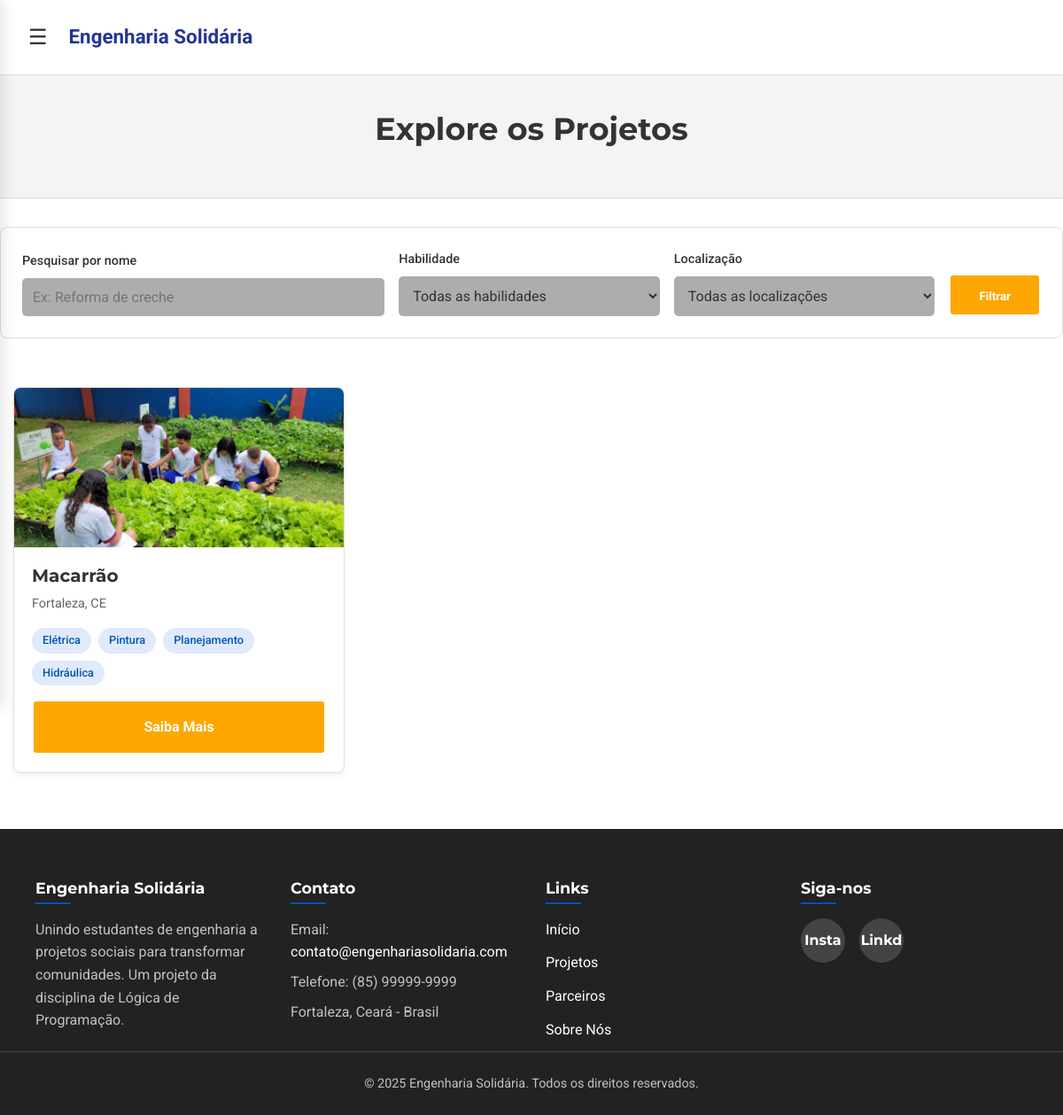
Page /projetos on the committed database.
### ES/models.py (models this page shows, shortened)
class Project(db.Model):
    id = db.Column(db.Integer, primary_key=True)
    title = db.Column(db.String(150), nullable=False)
    description = db.Column(db.Text, nullable=False)
    location = db.Column(db.String(100), nullable=False)
    status = db.Column(db.String(50), nullable=False, default='Não Inicializada')
    work_date = db.Column(db.Date, nullable=True)
    responsible_org = db.Column(db.String(150), nullable=True)
    responsible_contact = db.Column(db.String(100), nullable=True)
    voluntarios = db.relationship('User', secondary=inscricoes, back_populates='projects')
    required_skills = db.relationship('Skill', secondary=project_skills, lazy='subquery', backref=db.backref('projects', lazy=True))

class Skill(db.Model):
    id = db.Column(db.Integer, primary_key=True)
    name = db.Column(db.String(50), unique=True, nullable=False)

### ES/routes/routes_project.py (the view)
@dp.route('/projetos')
def projetos():
    todos_os_projetos = Project.query.all()
    todas_as_skills = Skill.query.order_by(Skill.name).all()
    locations_tuples = db.session.query(Project.location).distinct().order_by(Project.location).all()
    todas_as_localizacoes = [loc[0] for loc in locations_tuples if loc[0]]
    return render_template(
        'projetos.html',
        logged_in=('user_id' in session),
        projects=todos_os_projetos,
        skills=todas_as_skills,
        locations=todas_as_localizacoes
    )

### ES/templates/projetos.html (shortened to what this page needs)
<!DOCTYPE html>
<html lang="pt-BR">
  <head>
    <link
      rel="stylesheet"
      href="{{ url_for('static', filename='css/base.css') }}"
    />
    <link
      rel="stylesheet"
      href="{{ url_for('static', filename='css/header.css') }}"
    />
    <link
      rel="stylesheet"
      href="{{ url_for('static', filename='css/sidebar.css') }}"
    />
    <link
      rel="stylesheet"
      href="{{ url_for('static', filename='css/footer.css') }}"
    />
    <link
      rel="stylesheet"
      href="{{ url_for('static', filename='css/projetos.css') }}"
    />
  </head>
  <body
    data-url-home="{{ url_for('main.homepage') }}"
    data-url-projetos="{{ url_for('main.projetos') }}"
    data-url-parceiros="{{ url_for('main.parceiros') }}"
    data-url-sobre-nos="{{ url_for('main.sobre_nos') }}"
    data-url-login="{{ url_for('main.login_cadastro') }}"
    data-url-register="{{ url_for('main.login_cadastro') }}#register"
    data-logged-in="{{ logged_in }}"
    data-url-logout="{{ url_for('main.logout') }}"
    data-url-perfil="{{ url_for('main.perfil') }}"
  >
    <header id="top-header">
      <button id="sidebar-toggle" aria-label="Abrir menu lateral">
        &#9776;
      </button>
      <a href="{{ url_for('main.homepage') }}" class="header-logo"
        >Engenharia Solidária</a
      >
    </header>
    <div id="main-content">
      <main>
        <section class="page-header">
          <div class="container">
            <h1>Explore os Projetos</h1>
          </div>
        </section>
        <div class="container">
          <form class="filters-bar" id="filters-form">
            <div class="filter-group filter-search">
              <label for="search">Pesquisar por nome</label>
              <input
                type="text"
                id="search"
                name="search"
                placeholder="Ex: Reforma de creche"
              />
            </div>
            <div class="filter-group">
              <label for="habilidade">Habilidade</label>
              <select id="habilidade" name="habilidade">
                <option value="all">Todas as habilidades</option>
              </select>
            </div>
            <div class="filter-group">
              <label for="localizacao">Localização</label>
              <select id="localizacao" name="localizacao">
                <option value="all">Todas as localizações</option>
              </select>
            </div>
            <button type="submit" class="btn btn-primary" id="filter-btn">
              Filtrar
            </button>
          </form>
        </div>
        <section class="projects-list">
          <div class="container">
            <div class="projects-grid">
              {% for project in projects %}
              <div class="project-card">
                <img
                  src="../static/img/horta_em_escola.jpg"
                  alt="Imagem do Projeto"
                />
                <div class="project-card-content">
                  <h3>{{ project.title }}</h3>
                  <p class="project-card-location">{{ project.location }}</p>
                  <div class="project-card-tags">
                    {% for skill in project.required_skills %}
                    <span class="tag" data-skill="{{ skill.name|lower }}"
                      >{{ skill.name }}</span
                    >
                    {% else %}
                    <span
                      class="tag"
                      style="background-color: #eee; color: #777"
                      >Nenhuma habilidade específica</span
                    >
                    {% endfor %}
                  </div>
                  <a
                    href="{{ url_for('main.detalhes_projeto', project_id=project.id) }}"
                    class="btn btn-primary"
                    >Saiba Mais</a
                  >
                </div>
              </div>
              {% endfor %}
            </div>
          </div>
        </section>
      </main>
      <footer class="footer">
        <div class="container">
          <div class="footer-content">
            <div class="footer-column footer-about">
              <h4>Engenharia Solidária</h4>
              <p>
                Unindo estudantes de engenharia a projetos sociais para
                transformar comunidades. Um projeto da disciplina de Lógica de
                Programação.
              </p>
            </div>
            <div class="footer-column footer-contact">
              <h4>Contato</h4>
              <p>
                Email:
                <a href="mailto:contato@engenhariasolidaria.com"
                  >contato@engenhariasolidaria.com</a
                >
              </p>
              <p>Telefone: (85) 99999-9999</p>
              <p>Fortaleza, Ceará - Brasil</p>
            </div>
            <div class="footer-column footer-links">
              <h4>Links</h4>
              <ul>
                <li><a href="{{ url_for('main.homepage') }}">Início</a></li>
                <li><a href="{{ url_for('main.projetos') }}">Projetos</a></li>
                <li><a href="{{ url_for('main.parceiros') }}">Parceiros</a></li>
                <li><a href="{{ url_for('main.sobre_nos') }}">Sobre Nós</a></li>
              </ul>
            </div>
            <div class="footer-column footer-social">
              <h4>Siga-nos</h4>
              <div class="social-links">
                <a href="#" aria-label="Instagram">Insta</a>
                <a href="#" aria-label="LinkedIn">Linkd</a>
              </div>
            </div>
          </div>
          <div class="footer-bottom">
            <p>
              &copy; 2025 Engenharia Solidária. Todos os direitos reservados.
            </p>
          </div>
        </div>
      </footer>
    </div>
  </body>
</html>

### ES/static/css/base.css (style rules this page uses)
:root { --cor-primaria: #253594; --cor-secundaria: #d9534f; --cor-sucesso: #4cae4c; --cor-fundo: #ffffff; --cor-fundo-secundario: #f4f4f4; --cor-texto: #333333; --cor-texto-claro: #ffffff; --cor-borda: #e0e0e0; --cor-botao: #f7b910; --cor-botao: #ffa600; --fonte-principal: "Roboto", sans-serif; --fonte-secundaria: "Montserrat", sans-serif; --texto-xs: 0.75rem; --texto-sm: 0.875rem; --texto-base: 1rem; --texto-lg: 1.400rem; --texto-xl: 1.5rem; --texto-2xl: 2rem; --esp-1: 0.25rem; --esp-2: 0.5rem; --esp-3: 1rem; --esp-4: 1.5rem; --esp-5: 2rem; --esp-6: 3rem; --raio-borda: 5px; --sombra-padrao: 0 4px 12px rgba(0, 0, 0, 0.08); --largura-maxima: 1200px; }
*, *::before, *::after { box-sizing: border-box; margin: 0; padding: 0; }
html { scroll-behavior: smooth; -webkit-font-smoothing: antialiased; -moz-osx-font-smoothing: grayscale; }
body { min-height: 100vh; display: flex; flex-direction: column; font-family: var(--fonte-principal); font-size: var(--texto-base); color: var(--cor-texto); background-color: var(--cor-fundo); line-height: 1.6; }
img, picture, video, canvas, svg { display: block; max-width: 100%; }
ul, ol { list-style: none; }
a { text-decoration: none; color: var(--cor-primaria); }
h1, h2, h3, h4, h5, h6 { font-family: var(--fonte-secundaria); font-weight: 700; line-height: 1.2; margin-bottom: var(--esp-3); }
h1 { font-size: var(--texto-2xl); }
.btn { display: inline-block; padding: var(--esp-3) var(--esp-5); font-family: var(--fonte-principal); font-weight: 700; border-radius: var(--raio-borda); text-decoration: none; transition: all 0.3s ease; border: 2px solid transparent; cursor: pointer; text-align: center; }
.btn-primary { background-color: var(--cor-botao); color: var(--cor-texto-claro); border-color: var(--cor-botao-hover); }

### ES/static/css/header.css (style rules this page uses)
#top-header { width: 100%; padding: var(--esp-4) var(--esp-5); background-color: var(--cor-fundo); border-bottom: 1px solid var(--cor-borda); display: flex; align-items: center; gap: var(--esp-4); }
#sidebar-toggle { background: none; border: none; font-size: var(--texto-xl); color: var(--cor-texto); cursor: pointer; }
.header-logo { font-size: var(--texto-lg); font-weight: 700; color: var(--cor-primaria); text-decoration: none; }

### ES/static/css/footer.css (style rules this page uses)
:root { --primary-color: #0056b3; --primary-color-dark: #004085; --text-color: #333; --white: #ffffff; --footer-bg: #222; --footer-text: #bdc3c7; --footer-links: #ffffff; --footer-border: #444; }
.footer { background-color: var(--footer-bg); color: var(--footer-text); padding-top: 3.5rem; padding-bottom: 1.5rem; font-family: 'Roboto', sans-serif; line-height: 1.6; margin-top: auto; }
.footer-content { display: flex; flex-wrap: wrap; justify-content: space-between; gap: 2rem; padding:0 2.5rem; }
.footer-column { flex: 1 1 220px; min-width: 220px; }
.footer-column h4 { font-family: 'Montserrat', sans-serif; font-size: 1.1rem; font-weight: 700; color: var(--white); margin-bottom: 1rem; position: relative; padding-bottom: 0.5rem; }
.footer-column h4::after { content: ''; position: absolute; left: 0; bottom: 0; width: 40px; height: 2px; background-color: var(--primary-color); }
.footer-column p { margin-bottom: 0.5rem; }
.footer-contact a { color: var(--footer-links); text-decoration: none; transition: color 0.3s ease; }
.footer-links ul { list-style: none; padding: 0; margin: 0; }
.footer-links li { margin-bottom: 0.75rem; }
.footer-links a { color: var(--footer-links); text-decoration: none; transition: all 0.3s ease; }
.social-links { display: flex; gap: 1rem; }
.social-links a { display: inline-block; width: 50px; height: 50px; border-radius: 50%; background-color: var(--footer-border); color: var(--footer-links); display: flex; align-items: center; justify-content: center; text-decoration: none; font-weight: 700; font-family: 'Montserrat', sans-serif; transition: background-color 0.3s ease; }
.footer-bottom { text-align: center; padding-top: 1.5rem; border-top: 1px solid var(--footer-border); font-size: 0.9rem; color: var(--footer-text); }
.footer-bottom p { margin: 0; }

### rows in the picture
Project: title "Macarrão", location "Fortaleza, CE"
Skill: name "Elétrica"
Skill: name "Pintura"
Skill: name "Planejamento"
Skill: name "Hidráulica"
